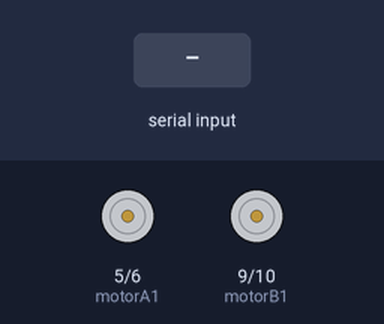
Simulated run of this sketch. Board: Arduino Uno, built with avr-gcc and run on an emulated ATmega328P. Shown: motor-driver pin pairs drawn as motors (green arrow = first pin HIGH = forward, orange = second pin HIGH = backward, longer = more drive). The inputs (shaded band) are chosen by the test bench. What the sketch prints to the serial monitor is not drawn.

Above: at 1.2 s.
1.3 s: byte 1 (1) received over Serial
At 2.5 s:
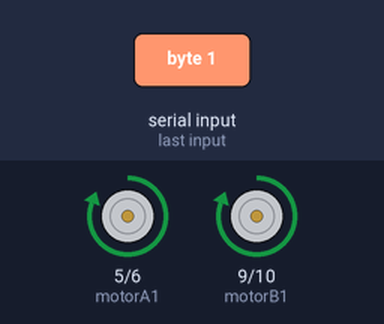
2.8 s: byte 2 (2) received over Serial
At 3.9 s:
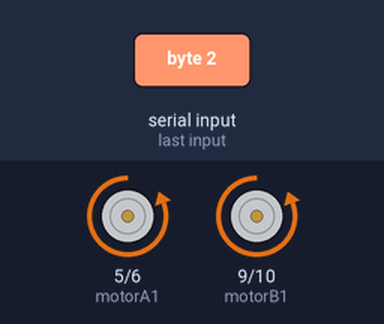
4.3 s: byte 3 (3) received over Serial
At 5.0 s:
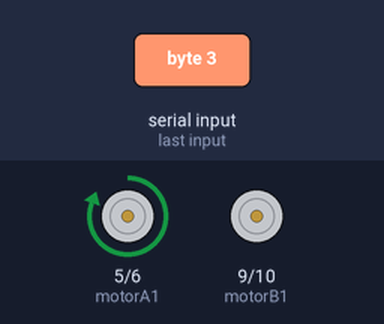
5.8 s: byte 4 (4) received over Serial
At 6.2 s:
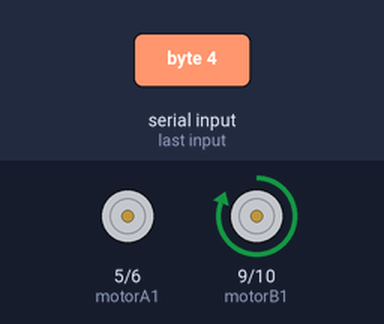
7.3 s: byte 5 (5) received over Serial
At 8.5 s:
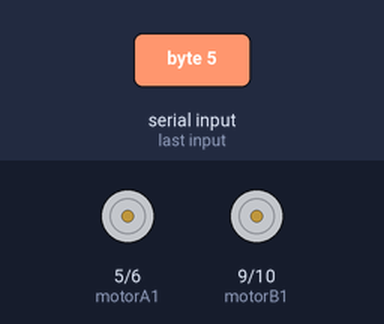
9.2 s: "1" received over Serial
At 9.9 s:
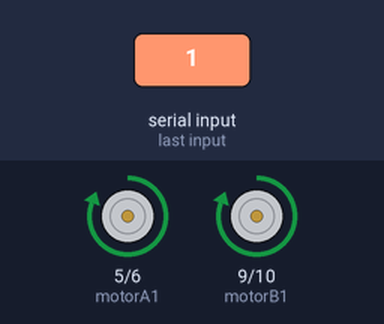
Timing chart, 0 to 11.7 s (numbered marks = the images above; inputs shaded):
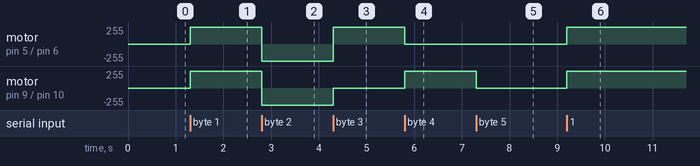

Measured:
- after the input at 1.3 s, motor on pin 5 (motorA1) / pin 6 (motorA2), motor on pin 9 (motorB1) / pin 10 (motorB2): stopped → forward 255/255 at once
- after the input at 2.8 s, motor on pin 5 (motorA1) / pin 6 (motorA2), motor on pin 9 (motorB1) / pin 10 (motorB2): forward 255/255 → backward 255/255 at once
- after the input at 4.3 s, motor on pin 5 (motorA1) / pin 6 (motorA2): backward 255/255 → forward 255/255 at once; motor on pin 9 (motorB1) / pin 10 (motorB2): backward 255/255 → stopped at once
- after the input at 5.8 s, motor on pin 5 (motorA1) / pin 6 (motorA2): forward 255/255 → stopped at once; motor on pin 9 (motorB1) / pin 10 (motorB2): stopped → forward 255/255 at once
- after the input at 7.3 s, motor on pin 9 (motorB1) / pin 10 (motorB2): forward 255/255 → stopped at once
- after the input at 9.2 s, motor on pin 5 (motorA1) / pin 6 (motorA2), motor on pin 9 (motorB1) / pin 10 (motorB2): stopped → forward 255/255 at once

The sketch:

jayagcrcode.ino
```cpp
int motorA1 = 5; // Pin 2 of L293
int motorA2 = 6; // Pin 7 of L293
int motorB1 = 9; // Pin 10 of L293
int motorB2 = 10; // Pin 14 of L293
int vel = 255; // Speed Of Motors (0-255)
char state = '0'; // Initialise Motors
void setup() { Serial.begin(115200); // Initialize serial communication at 115200 bits per second // Set pins as outputs
    pinMode(motorA1, OUTPUT);
    pinMode(motorA2, OUTPUT);
    pinMode(motorB1, OUTPUT);
    pinMode(motorB2, OUTPUT);}
void loop() {
  if(Serial.available()>0){ // Reads from bluetooth and stores its
         state = Serial.read(); }Serial.println(state);
         if(state==1 || state=='1'){ // Forward
      Serial.println(state);

      digitalWrite(motorA1, 1);
      digitalWrite(motorA2, 0);
      digitalWrite(motorB1, 1);
      digitalWrite(motorB2, 0); }

        if(state==2 || state=='2'){ // Reverse
       Serial.println(state);
       digitalWrite(motorA1, 0);
       digitalWrite(motorA2, 1);
       digitalWrite(motorB1, 0);
       digitalWrite(motorB2, 1);
       }
        if(state==3 || state=='3'){ // Right
       Serial.println(state);
       digitalWrite(motorA1, 1);
       digitalWrite(motorA2, 0);
       digitalWrite(motorB1, 0);
       digitalWrite(motorB2, 0); }

        if(state==4 || state=='4'){ // Left
       Serial.println(state);
       digitalWrite(13,1);
       digitalWrite(motorA1, 0);
       digitalWrite(motorA2, 0);
       digitalWrite(motorB1, 1);
       digitalWrite(motorB2, 0); }
        if(state==5 || state=='5'){ // Stop
       Serial.println(state);
       digitalWrite(motorA1, 0);
       digitalWrite(motorA2, 0);
       digitalWrite(motorB1, 0);
       digitalWrite(motorB2, 0); } }
//       delay(2000);}
```
